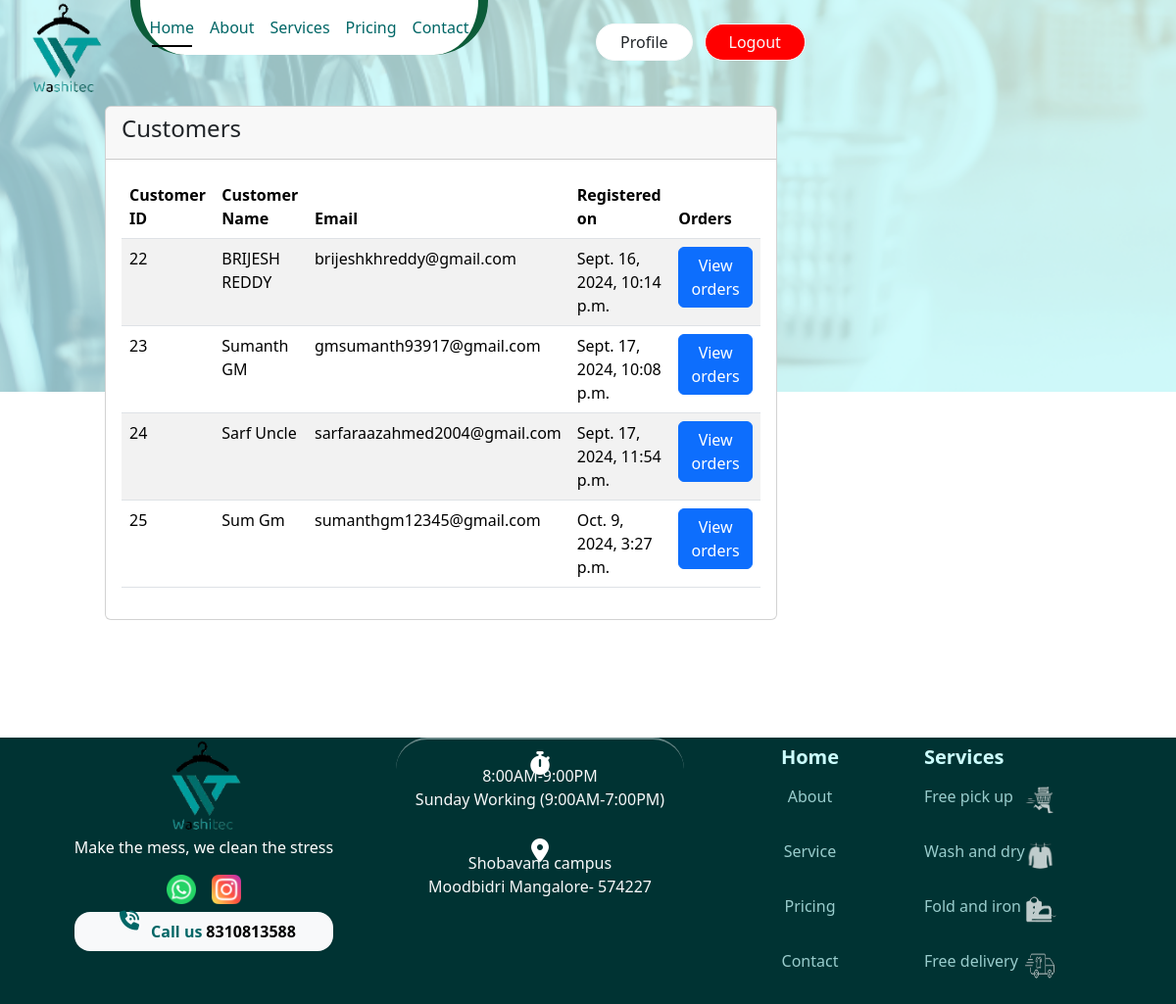
/viewcustomers (signed in), run on the app's committed database.
### newapp/models.py (models this page shows, shortened)
class Customer(models.Model):
    userobj = models.OneToOneField("auth.User", on_delete=models.CASCADE)
    gender = models.CharField(max_length=10)
    year = models.IntegerField()
    college = models.CharField(max_length=100)
    branch = models.CharField(max_length=100)
    mobile = models.CharField(max_length=20)

### newapp/views.py (the view)
# urls.py: path('viewcustomers', render_view_customers, name="view_customers"),
def render_view_customers(request):
    customers = Customer.objects.all()
    return render(request, "view_customers.html", {"customers": customers, "uses_a_plan": get_plan(request)})

### newapp/views.py (called while the page is built)
def get_plan(request):
    user= request.user
    uses_a_plan = None
    if user.is_authenticated and MonthlyUser.objects.filter(userobj=user).exists():
        if MonthlyUser.objects.get(userobj=user).isActive:
            uses_a_plan = "Monthly Plan"
        elif YearlyUser.objects.get(userobj=user).isActive:
            uses_a_plan = "Yearly Plan"
        elif CreditUser.objects.get(userobj=user).isActive:
            uses_a_plan = "Credit Plan"
    return uses_a_plan

### templates/view_customers.html (shortened to what this page needs)
{% load static %}
<!DOCTYPE html>
<html lang="en">
<head>
    <link rel="stylesheet" href="{% static 'css/style.css' %}">
    <link href="https://cdn.jsdelivr.net/npm/bootstrap@5.3.3/dist/css/bootstrap.min.css" rel="stylesheet"
>
</head>
<body>
    <div class="banner">
    </div>
    <div class="container-fluid p-0 m-0" style="background-color: transparent;">
        <div class="row m-0">
            <div class="col-lg-9">
                {% include 'navbar.html' %}
                <div class="container-fluid mt-0 m-0">
                    <div class="row m-0 mt-2">
                        <div class="container col-lg-10">
                            <div class="card">
                                <div class="card-header">
                                    <h4>Customers</h4>
                                </div>
                                <div class="card-body">
                                    <div class="table-responsive">
                                    <table class="table table-striped">
                                        <thead>
                                            <tr>
                                                <th scope="col">Customer ID</th>
                                                <th scope="col">Customer Name</th>
                                                <th scope="col">Email</th>
                                                <th scope="col">Registered on</th>
                                                <th scope="col">Orders</th>
                                            </tr>
                                        </thead>
                                        <tbody>
                                            {% for i in customers %}
                                            <tr>
                                                <td>{{ i.id }}</td>
                                                <td>{{ i.userobj.first_name }} {{ i.userobj.last_name }}</td>
                                                <td>{{ i.userobj.email }}</td>
                                                <td>{{ i.userobj.date_joined }}</td>
                                                <td>
                                                    <a href="{% url 'customer_orders' i.id %}">
                                                        <button class="btn btn-primary">View orders</button>
                                                    </a>
                                                </td>
                                            </tr>
                                            {% endfor %}
                                        </tbody>
                                    </table>
                                </div>
                                </div>
                            </div>
                        </div>
                    </div>
                </div>
            </div>
        </div>
        <br><br><br><br><br>
        {% include 'footer.html' %}
</body>
</html>

### static/css/style.css (style rules this page uses)
body { background-position: top center; background-repeat: no-repeat; background-size: cover; height: 100vh; }

### templates/view_customers.html (style rules this page uses)
.banner { position: fixed; top: 0; width: 100%; height: 400px; overflow: hidden; z-index: -2; }

### data on the page
Customer: id "22", userobj.first_name "BRIJESH", userobj.last_name "REDDY", userobj.email "brijeshkhreddy@gmail.com", userobj.date_joined "Sept. 16, 2024, 10:14 p.m."
Customer: id "23", userobj.first_name "Sumanth", userobj.last_name "GM", userobj.email "gmsumanth93917@gmail.com", userobj.date_joined "Sept. 17, 2024, 10:08 p.m."
Customer: id "24", userobj.first_name "Sarf", userobj.last_name "Uncle", userobj.email "sarfaraazahmed2004@gmail.com", userobj.date_joined "Sept. 17, 2024, 11:54 p.m."
Customer: id "25", userobj.first_name "Sum", userobj.last_name "Gm", userobj.email "sumanthgm12345@gmail.com", userobj.date_joined "Oct. 9, 2024, 3:27 p.m."
